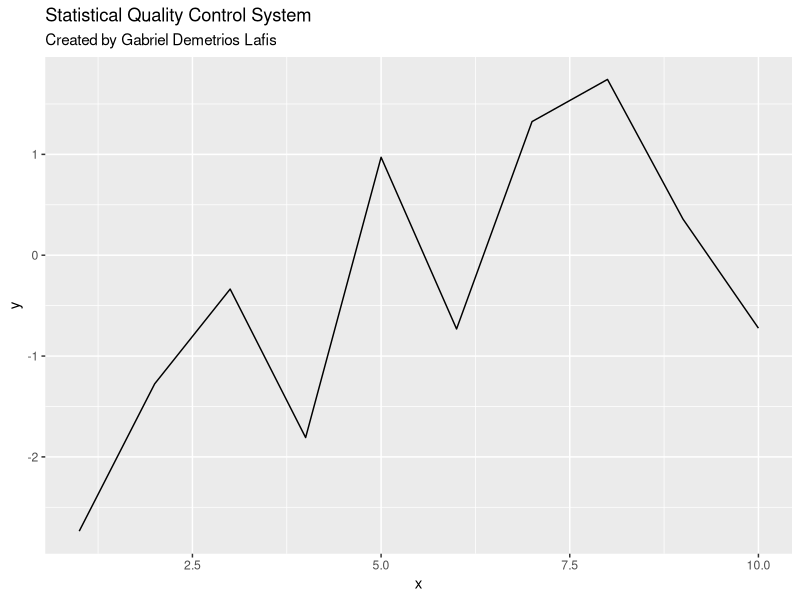

Reproduce this figure in R.
# Statistical Quality Control System
# Author: Gabriel Demetrios Lafis

library(ggplot2)
library(dplyr)

# Main function
main <- function() {
    cat("🚀 Statistical Quality Control System\n")
    cat("👨💻 Created by Gabriel Demetrios Lafis\n\n")
    
    # Sample data
    data <- data.frame(
        x = 1:10,
        y = rnorm(10)
    )
    
    # Create plot
    plot <- ggplot(data, aes(x = x, y = y)) +
        geom_line() +
        labs(title = "Statistical Quality Control System", 
             subtitle = "Created by Gabriel Demetrios Lafis")
    
    print(plot)
    cat("✅ Analysis complete!\n")
}

# Run main function
main()
